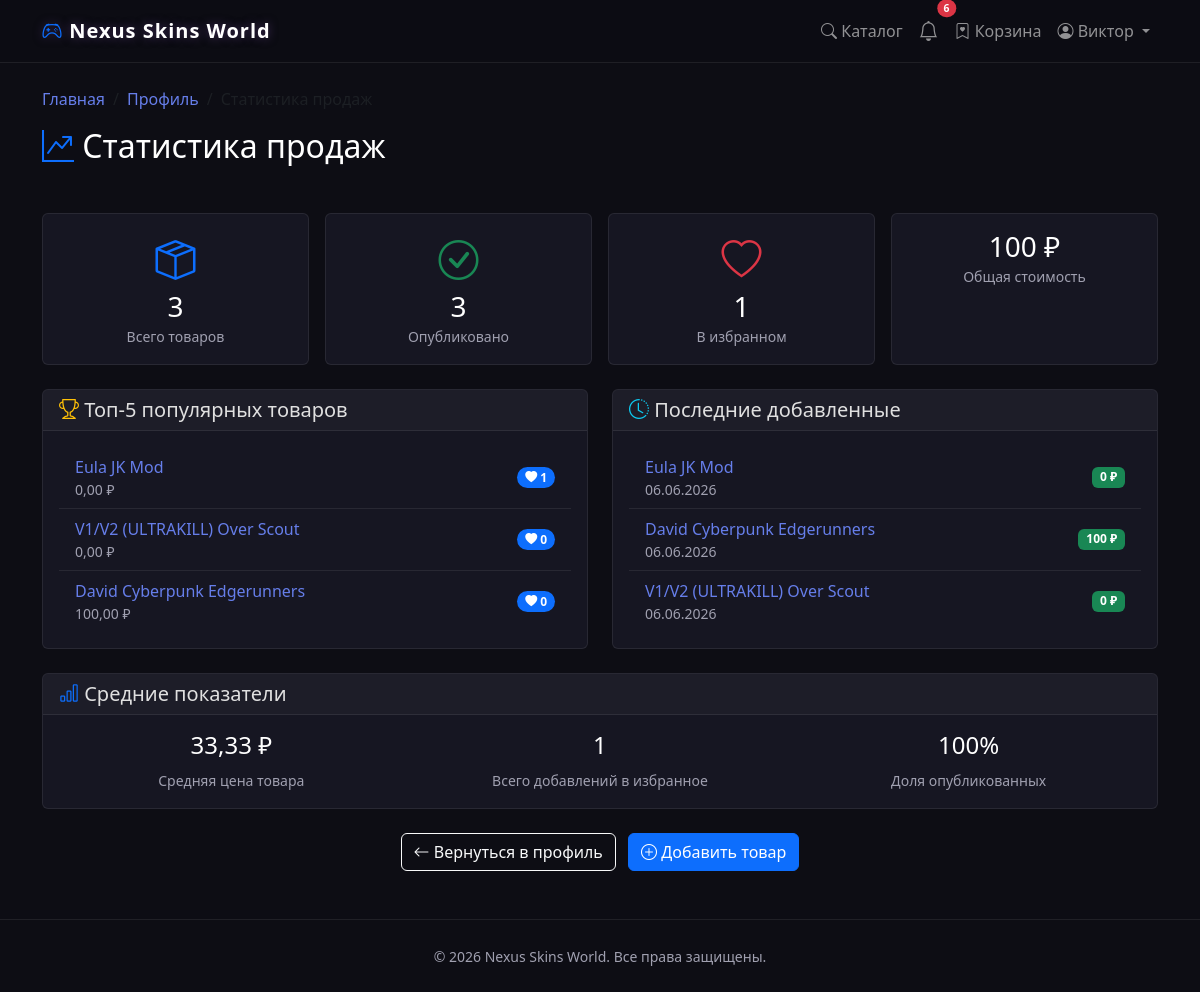
The app's page /profile/sales-stats/ (signed in) with its own data.
### marketplace/models.py (models this page shows, shortened)
class Marketplace(models.Model):
    title = models.CharField(max_length=200, verbose_name='Заголовок')
    price = models.DecimalField(verbose_name='Цена', max_digits=10, decimal_places=2, default=0.00)
    content = models.TextField(verbose_name='Содержание')
    author = models.ForeignKey(User, on_delete=models.CASCADE, verbose_name='Автор')
    pub_date = models.DateTimeField(default=timezone.now, verbose_name='Дата публикации')
    tags = models.ManyToManyField(Tag, blank=True, verbose_name='Теги')
    is_public = models.BooleanField(default=True, verbose_name='Публичная статья')
    image = models.ImageField('Изображение', upload_to='marketplaces/', blank=True, null=True)
    class Meta:
        verbose_name = 'Статья'
        verbose_name_plural = 'Статьи'

### marketplace/views.py (the view)
# urls.py: path('profile/sales-stats/', views.profile_sales_stats, name='profile_sales_stats'),
@login_required
def profile_sales_stats(request):
    user = request.user
    user_marketplaces = Marketplace.objects.filter(author=user)
    stats = {
        'total_items': user_marketplaces.count(),
        'published_items': user_marketplaces.filter(is_public=True).count(),
        'draft_items': user_marketplaces.filter(is_public=False).count(),
        'total_value': user_marketplaces.aggregate(total=Sum('price'))['total'] or 0,
        'avg_price': user_marketplaces.aggregate(avg=Avg('price'))['avg'] or 0,
        'total_saves': user_marketplaces.aggregate(
            total_saves=Count('savedmarketplace')
        )['total_saves'] or 0,
    }
    top_items = user_marketplaces.annotate(
        saves_count=Count('savedmarketplace')
    ).order_by('-saves_count')[:5]
    recent_items = user_marketplaces.order_by('-pub_date')[:5]
    from django.utils import timezone
    from datetime import timedelta
    six_months_ago = timezone.now() - timedelta(days=180)
    monthly_stats = user_marketplaces.filter(
        pub_date__gte=six_months_ago
    ).extra(
        select={'month': "strftime('%%Y-%%m', pub_date)"}
    ).values('month').annotate(
        count=Count('id'),
        total=Sum('price')
    ).order_by('month')
    context = {
        'stats': stats,
        'top_items': top_items,
        'recent_items': recent_items,
        'monthly_stats': list(monthly_stats),
    }
    return render(request, 'marketplaces/profile_sales_stats.html', context)

### marketplace/context_processors.py (called while the page is built)
def unread_notifications(request):
    if request.user.is_authenticated:
        count = Notification.objects.filter(
            user=request.user,
            is_read=False
        ).count()
    else:
        count = 0
    return {
        'unread_notifications_count': count
    }

### marketplace/templates/marketplaces/profile_sales_stats.html (shortened to what this page needs)
{% extends 'base.html' %}
{% block content %}
<div class="row">
    <div class="col-12 mb-4">
        <nav aria-label="breadcrumb">
            <ol class="breadcrumb">
                <li class="breadcrumb-item"><a href="{% url 'marketplace:index' %}" class="text-decoration-none">Главная</a></li>
                <li class="breadcrumb-item"><a href="{% url 'marketplace:profile' %}" class="text-decoration-none">Профиль</a></li>
                <li class="breadcrumb-item active">Статистика продаж</li>
            </ol>
        </nav>
        <h2 class="text-white mb-4">
            <i class="bi bi-graph-up-arrow text-primary"></i> Статистика продаж
        </h2>
    </div>
</div>
<div class="row g-3 mb-4">
    <div class="col-md-3 col-6">
        <div class="card card-hover h-100">
            <div class="card-body text-center">
                <i class="bi bi-box-seam fs-1 text-primary mb-2"></i>
                <h3 class="text-white mb-0">{{ stats.total_items }}</h3>
                <small class="text-muted">Всего товаров</small>
            </div>
        </div>
    </div>
    <div class="col-md-3 col-6">
        <div class="card card-hover h-100">
            <div class="card-body text-center">
                <i class="bi bi-check-circle fs-1 text-success mb-2"></i>
                <h3 class="text-white mb-0">{{ stats.published_items }}</h3>
                <small class="text-muted">Опубликовано</small>
            </div>
        </div>
    </div>
    <div class="col-md-3 col-6">
        <div class="card card-hover h-100">
            <div class="card-body text-center">
                <i class="bi bi-heart fs-1 text-danger mb-2"></i>
                <h3 class="text-white mb-0">{{ stats.total_saves }}</h3>
                <small class="text-muted">В избранном</small>
            </div>
        </div>
    </div>
    <div class="col-md-3 col-6">
        <div class="card card-hover h-100">
            <div class="card-body text-center">
                <h3 class="text-white mb-0">{{ stats.total_value|floatformat:0 }} ₽</h3>
                <small class="text-muted">Общая стоимость</small>
            </div>
        </div>
    </div>
</div>
<div class="row g-4">
    <div class="col-lg-6">
        <div class="card h-100">
            <div class="card-header">
                <h5 class="mb-0"><i class="bi bi-trophy text-warning"></i> Топ-5 популярных товаров</h5>
            </div>
            <div class="card-body">
                {% if top_items %}
                <div class="list-group list-group-flush">
                    {% for item in top_items %}
                    <div class="list-group-item d-flex justify-content-between align-items-center">
                        <div>
                            <a href="{% url 'marketplace:marketplace_detail' item.pk %}" class="text-decoration-none">
                                {{ item.title|truncatechars:40 }}
                            </a>
                            <div class="small text-muted">{{ item.price|floatformat:2 }} ₽</div>
                        </div>
                        <span class="badge bg-primary rounded-pill">
                            <i class="bi bi-heart-fill"></i> {{ item.saves_count }}
                        </span>
                    </div>
                    {% endfor %}
                </div>
                {% else %}
                <p class="text-muted text-center mb-0">У вас пока нет товаров</p>
                {% endif %}
            </div>
        </div>
    </div>
    <div class="col-lg-6">
        <div class="card h-100">
            <div class="card-header">
                <h5 class="mb-0"><i class="bi bi-clock-history text-info"></i> Последние добавленные</h5>
            </div>
            <div class="card-body">
                {% if recent_items %}
                <div class="list-group list-group-flush">
                    {% for item in recent_items %}
                    <div class="list-group-item d-flex justify-content-between align-items-center">
                        <div>
                            <a href="{% url 'marketplace:marketplace_detail' item.pk %}" class="text-decoration-none">
                                {{ item.title|truncatechars:40 }}
                            </a>
                            <div class="small text-muted">{{ item.pub_date|date:"d.m.Y" }}</div>
                        </div>
                        <span class="badge bg-success">{{ item.price|floatformat:0 }} ₽</span>
                    </div>
                    {% endfor %}
                </div>
                {% else %}
                <p class="text-muted text-center mb-0">Нет товаров</p>
                {% endif %}
            </div>
        </div>
    </div>
</div>
<div class="row mt-4">
    <div class="col-12">
        <div class="card">
            <div class="card-header">
                <h5 class="mb-0"><i class="bi bi-bar-chart text-primary"></i> Средние показатели</h5>
            </div>
            <div class="card-body">
                <div class="row text-center">
                    <div class="col-md-4">
                        <h4 class="text-white">{{ stats.avg_price|floatformat:2 }} ₽</h4>
                        <small class="text-muted">Средняя цена товара</small>
                    </div>
                    <div class="col-md-4">
                        <h4 class="text-white">
                            {% if stats.total_items > 0 %}
                                {{ stats.total_saves|floatformat:0 }}
                            {% else %}
                                0
                            {% endif %}
                        </h4>
                        <small class="text-muted">Всего добавлений в избранное</small>
                    </div>
                    <div class="col-md-4">
                        <h4 class="text-white">
                            {% if stats.total_items > 0 %}
                                {% widthratio stats.published_items stats.total_items 100 %}%
                            {% else %}
                                0%
                            {% endif %}
                        </h4>
                        <small class="text-muted">Доля опубликованных</small>
                    </div>
                </div>
            </div>
        </div>
    </div>
</div>
<div class="mt-4 text-center">
    <a href="{% url 'marketplace:profile' %}" class="btn btn-outline-light">
        <i class="bi bi-arrow-left"></i> Вернуться в профиль
    </a>
    <a href="{% url 'marketplace:profile_add' %}" class="btn btn-primary ms-2">
        <i class="bi bi-plus-circle"></i> Добавить товар
    </a>
</div>
{% endblock %}

### marketplace/templates/base.html (shortened to what this page needs)
{% load static %}
<!DOCTYPE html>
<html lang="ru">
<head>
    <link href="https://cdn.jsdelivr.net/npm/bootstrap@5.3.0/dist/css/bootstrap.min.css" rel="stylesheet">
    <link rel="stylesheet" href="https://cdn.jsdelivr.net/npm/bootstrap-icons@1.10.0/font/bootstrap-icons.css">
</head>
<body>
    <nav class="navbar navbar-expand-lg navbar-dark sticky-top">
        <div class="container">
            <a class="navbar-brand" href="{% url 'marketplace:index' %}">
                <i class="bi bi-controller text-primary"></i> Nexus Skins World
            </a>
            <div class="collapse navbar-collapse" id="navbarNav">
                <ul class="navbar-nav ms-auto align-items-center">
                    <li class="nav-item">
                        <a class="nav-link" href="{% url 'marketplace:marketplace_list' %}">
                            <i class="bi bi-search"></i> Каталог
                        </a>
                    </li>
                    {% if user.is_authenticated %}
                        <li class="nav-item">
                            <a class="nav-link position-relative" href="{% url 'marketplace:notifications' %}">
                                <i class="bi bi-bell fs-5"></i>
                                {% if unread_notifications_count > 0 %}
                                <span class="position-absolute top-0 start-100 translate-middle badge rounded-pill bg-danger"
                                    style="font-size: 0.65rem; animation: pulse 2s infinite;">
                                    {{ unread_notifications_count }}
                                </span>
                                {% endif %}
                            </a>
                        </li>
                        <li class="nav-item">
                            <a class="nav-link" href="{% url 'marketplace:saved_marketplaces' %}">
                                <i class="bi bi-bookmark-heart"></i> Корзина
                            </a>
                        </li>
                        <li class="nav-item dropdown">
                            <a class="nav-link dropdown-toggle" href="#" role="button" data-bs-toggle="dropdown">
                                <i class="bi bi-person-circle"></i> {{ user.username }}
                            </a>
                        </li>
                    {% endif %}
                </ul>
            </div>
        </div>
    </nav>
    <main class="container mt-4 mb-5">
        {% block content %}{% endblock %}
    </main>
    <footer class="text-center py-4 mt-auto" style="border-top: 1px solid var(--border-color); color: var(--text-muted);">
        <div class="container">
            <small>&copy; {% now "Y" %} Nexus Skins World. Все права защищены.</small>
        </div>
    </footer>
</body>
</html>

### marketplace/templates/base.html (style rules this page uses)
:root { --bg-dark: #0d0d14; --bg-card: #161622; --bg-card-hover: #1e1e2f; --text-main: #e0e0e0; --text-muted: #a0a0b0; --neon-primary: #764ba2; --neon-secondary: #667eea; --border-color: rgba(255, 255, 255, 0.08); }
body { background-color: var(--bg-dark); color: var(--text-main); font-family: 'Segoe UI', Tahoma, Geneva, Verdana, sans-serif; }
.navbar { background-color: rgba(13, 13, 20, 0.95) !important; backdrop-filter: blur(10px); border-bottom: 1px solid var(--border-color); }
.navbar-brand { font-weight: 800; letter-spacing: 1px; text-shadow: 0 0 10px rgba(118, 75, 162, 0.5); }
.card { background-color: var(--bg-card); border: 1px solid var(--border-color); color: var(--text-main); transition: all 0.3s ease; }
.card-header { background-color: rgba(255, 255, 255, 0.03); border-bottom: 1px solid var(--border-color); color: var(--text-main); font-weight: 600; }
.list-group-item { background-color: var(--bg-card); border: 1px solid var(--border-color); color: var(--text-main); }
a { color: var(--neon-secondary); text-decoration: none; transition: color 0.2s; }
.text-muted { color: var(--text-muted) !important; }

### records on screen
Marketplace: title "Eula JK Mod", price "0,00", saves_count "1", pub_date "06.06.2026", price "0"
Marketplace: title "V1/V2 (ULTRAKILL) Over Scout", price "0,00", saves_count "0", pub_date "06.06.2026", price "0"
Marketplace: title "David Cyberpunk Edgerunners", price "100,00", saves_count "0", pub_date "06.06.2026", price "100"

### other values on screen
{{ unread_notifications_count }} "6"
{{ user.username }} "Виктор"
{{ stats.total_items }} "3"
{{ stats.published_items }} "3"
{{ stats.total_saves }} "1"
{{ stats.total_value|floatformat:0 }} "100"
{{ stats.avg_price|floatformat:2 }} "33,33"
{{ stats.total_saves|floatformat:0 }} "1"
